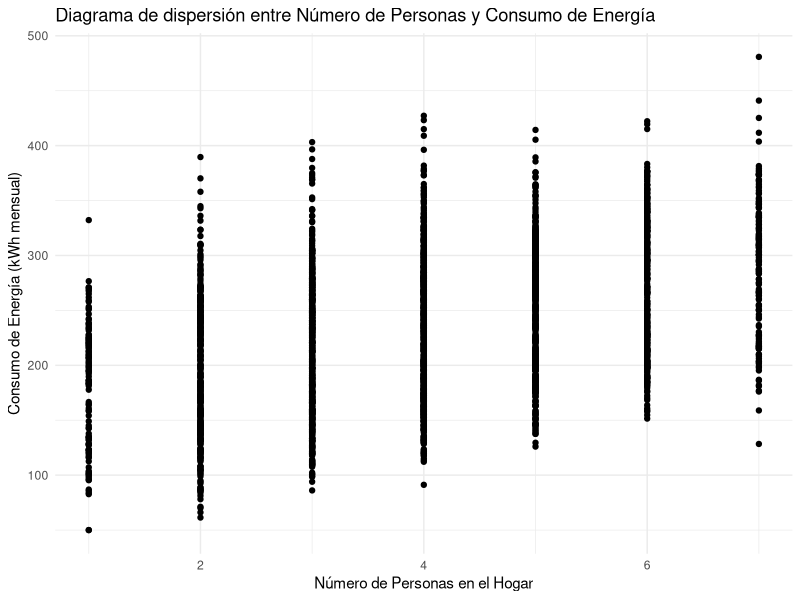
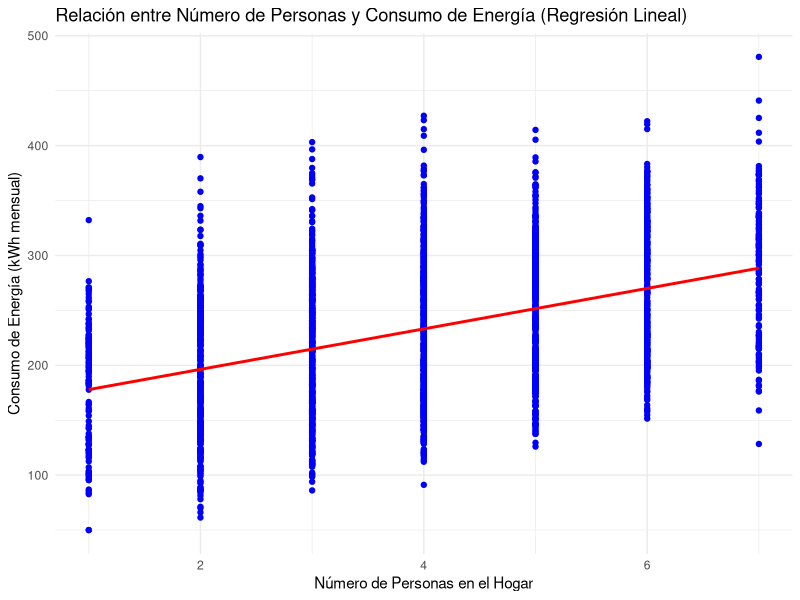
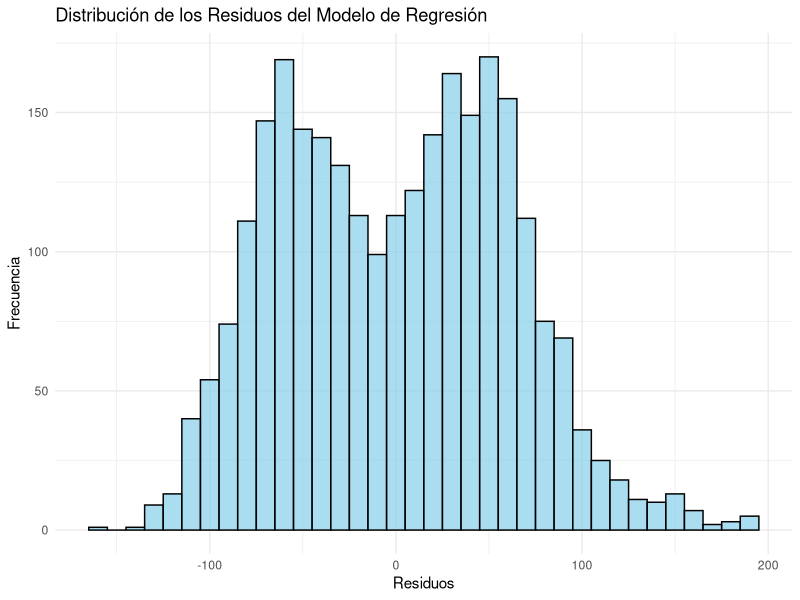
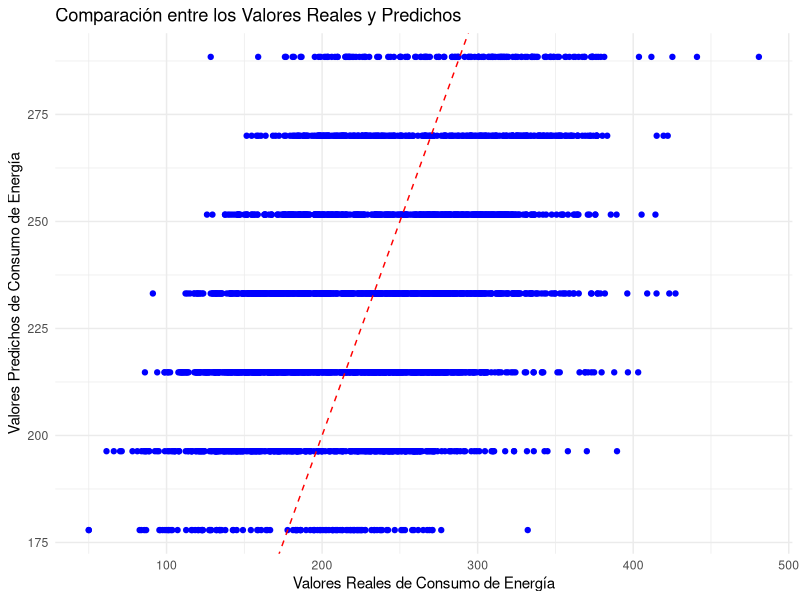
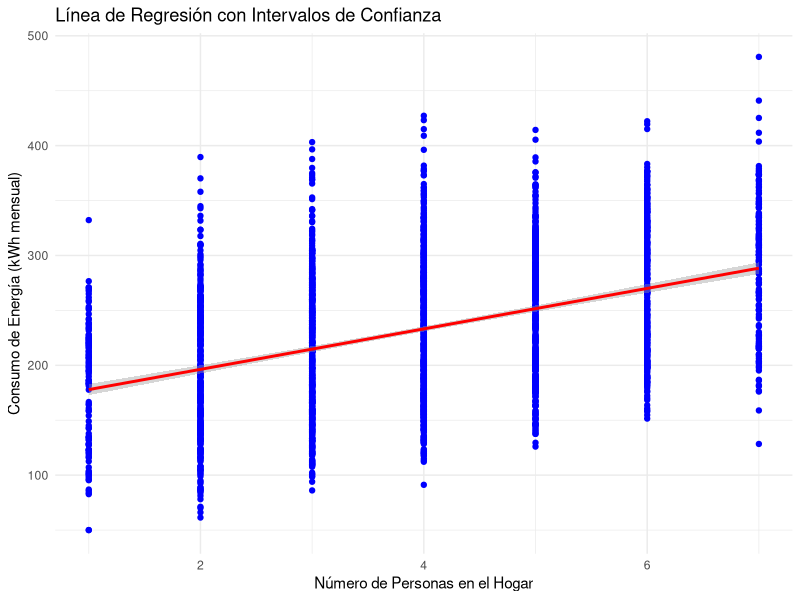
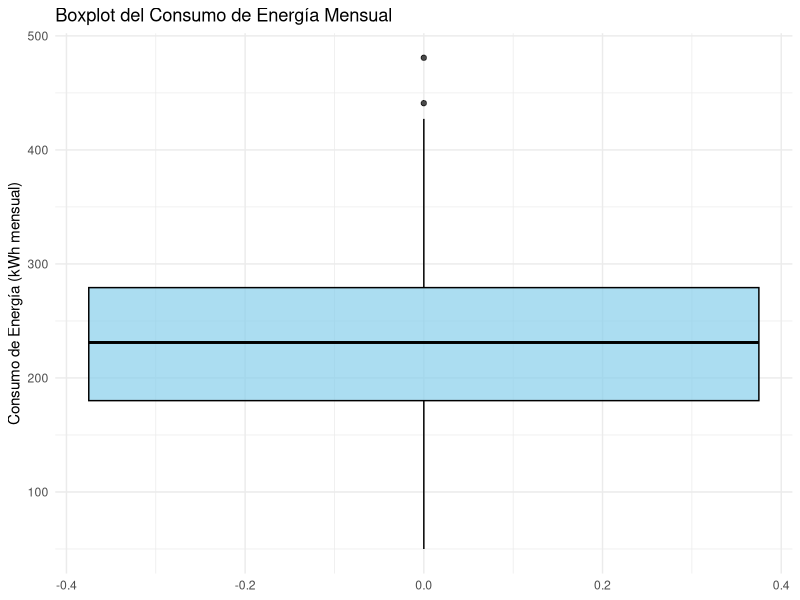

Write R code to recreate these figures, in order.
# 1. Cargar las librerías necesarias
library(ggplot2) # Para gráficos
library(dplyr)    # Para manipulación de datos
library(stats)    # Para regresión y análisis estadísticos

# 2. Cargar el dataset
df <- read.csv('consumo_energia_hogar.csv', encoding = "ISO-8859-1")

# 3. Verificar las primeras filas de los datos
head(df)

# 4. Limpiar los datos (si es necesario)
# Revisar valores faltantes
sum(is.na(df))

# Eliminar filas con NA (si es necesario)
df <- na.omit(df)

# 5. Análisis descriptivo de las variables
summary(df)

# 6. Gráfico de dispersión entre el número de personas y el consumo de energía
ggplot(df, aes(x = nro_habitantes, y = consumo_kwh_mensual)) +
  geom_point() +
  labs(title = "Diagrama de dispersión entre Número de Personas y Consumo de Energía",
       x = "Número de Personas en el Hogar",
       y = "Consumo de Energía (kWh mensual)") +
  theme_minimal()

# 7. Ajustar el modelo de regresión lineal simple
modelo <- lm(consumo_kwh_mensual ~ nro_habitantes, data = df)

# 8. Resumen del modelo (coeficientes, R^2, p-valor)
summary(modelo)

# 9. Evaluar el modelo con el coeficiente de determinación (R^2) y p-valor
# El valor de R^2 indica qué porcentaje de la variabilidad del consumo de energía se explica por el modelo
# El p-valor asociado al coeficiente de nro_habitantes indica si es significativo

# 10. Realizar las predicciones del consumo de energía
predicciones <- predict(modelo)

# 11. Graficar los resultados del modelo (línea de regresión sobre el diagrama de dispersión)
ggplot(df, aes(x = nro_habitantes, y = consumo_kwh_mensual)) +
  geom_point(color = "blue") +
  geom_smooth(method = "lm", se = FALSE, color = "red") +
  labs(title = "Relación entre Número de Personas y Consumo de Energía (Regresión Lineal)",
       x = "Número de Personas en el Hogar",
       y = "Consumo de Energía (kWh mensual)") +
  theme_minimal()

# 12. Evaluar el modelo: 
# Coeficientes de la regresión
coef(modelo)

# Error estándar de las estimaciones
summary(modelo)$coefficients

# 13. Evaluar la significancia del modelo (p-valor y R^2)
p_valor <- summary(modelo)$coefficients[2,4]  # p-valor del coeficiente de nro_habitantes
r2 <- summary(modelo)$r.squared  # Coeficiente de determinación

cat("El p-valor es:", p_valor, "\n")
cat("El valor de R^2 es:", r2, "\n")

# 14. Conclusiones
# Si el p-valor es bajo (por ejemplo, < 0.05) y el R^2 es alto, se puede concluir que existe una relación significativa entre el número de personas y el consumo de energía.

# 15. Gráfico de residuos
residuos <- residuals(modelo)

ggplot(data.frame(residuos), aes(x = residuos)) +
  geom_histogram(binwidth = 10, fill = "skyblue", color = "black", alpha = 0.7) +
  labs(title = "Distribución de los Residuos del Modelo de Regresión",
       x = "Residuos", y = "Frecuencia") +
  theme_minimal()

# 16. Gráfico de Predicciones vs Valores Reales
ggplot(df, aes(x = consumo_kwh_mensual, y = predicciones)) +
  geom_point(color = "blue") +
  geom_abline(slope = 1, intercept = 0, color = "red", linetype = "dashed") +
  labs(title = "Comparación entre los Valores Reales y Predichos",
       x = "Valores Reales de Consumo de Energía",
       y = "Valores Predichos de Consumo de Energía") +
  theme_minimal()

# 18. Gráfico de la línea de regresión con intervalos de confianza
ggplot(df, aes(x = nro_habitantes, y = consumo_kwh_mensual)) +
  geom_point(color = "blue") +
  geom_smooth(method = "lm", se = TRUE, color = "red") +
  labs(title = "Línea de Regresión con Intervalos de Confianza",
       x = "Número de Personas en el Hogar",
       y = "Consumo de Energía (kWh mensual)") +
  theme_minimal()


# 20. Boxplot para la variable dependiente
ggplot(df, aes(y = consumo_kwh_mensual)) +
  geom_boxplot(fill = "skyblue", color = "black", alpha = 0.7) +
  labs(title = "Boxplot del Consumo de Energía Mensual",
       y = "Consumo de Energía (kWh mensual)") +
  theme_minimal()




